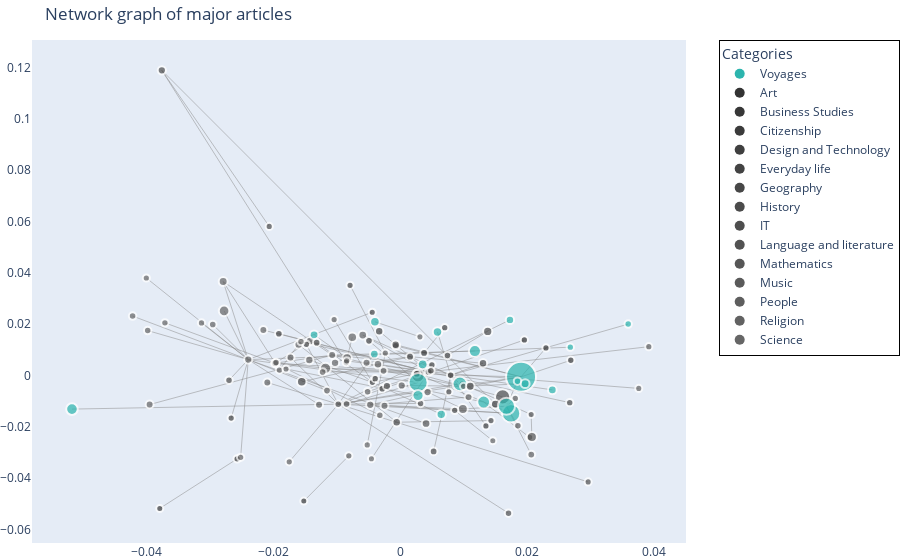

The notebook cell this image was saved under:
### Code cell
#TODO: merge avec l'autre

# Build network
G=build_article_network(paths_first_click,article_to_category, palette=palette_category_dict)
# Filter the network based on weight threshold. and top connections? see what we prefer
G=filter_network(G, weight_threshold=20)
#plot network
plot_article_network(G, palette_category_dict)

### Figure 1 — Plotly figure (JSON) as saved in the notebook; plotly's stock layout.template omitted (floating-point values rounded to 4 significant figures; data arrays with more than 128 entries replaced by an {"elided": "..."} marker saying what was removed)
{"data": [{"hoverinfo": "none", "line": {"color": "#888", "width": 0.5}, "mode": "lines", "showlegend": false, "type": "scatter", "x": {"elided": "369 float values"}, "y": {"elided": "369 float values"}}, {"hoverinfo": "text", "marker": {"color": {"elided": "136 str values"}, "line": {"width": 2}, "size": {"elided": "136 float values"}}, "mode": "markers", "showlegend": false, "text": {"elided": "136 str values"}, "type": "scatter", "x": {"elided": "136 float values"}, "y": {"elided": "136 float values"}}, {"marker": {"color": "#2CB5AE", "size": 10}, "mode": "markers", "name": "Voyages", "type": "scatter", "x": [null], "y": [null]}, {"marker": {"color": "#333333", "size": 10}, "mode": "markers", "name": "Art", "type": "scatter", "x": [null], "y": [null]}, {"marker": {"color": "#373737", "size": 10}, "mode": "markers", "name": "Business Studies", "type": "scatter", "x": [null], "y": [null]}, {"marker": {"color": "#3b3b3b", "size": 10}, "mode": "markers", "name": "Citizenship", "type": "scatter", "x": [null], "y": [null]}, {"marker": {"color": "#3f3f3f", "size": 10}, "mode": "markers", "name": "Design and Technology", "type": "scatter", "x": [null], "y": [null]}, {"marker": {"color": "#434343", "size": 10}, "mode": "markers", "name": "Everyday life", "type": "scatter", "x": [null], "y": [null]}, {"marker": {"color": "#474747", "size": 10}, "mode": "markers", "name": "Geography", "type": "scatter", "x": [null], "y": [null]}, {"marker": {"color": "#4b4b4b", "size": 10}, "mode": "markers", "name": "History", "type": "scatter", "x": [null], "y": [null]}, {"marker": {"color": "#4e4e4e", "size": 10}, "mode": "markers", "name": "IT", "type": "scatter", "x": [null], "y": [null]}, {"marker": {"color": "#525252", "size": 10}, "mode": "markers", "name": "Language and literature", "type": "scatter", "x": [null], "y": [null]}, {"marker": {"color": "#565656", "size": 10}, "mode": "markers", "name": "Mathematics", "type": "scatter", "x": [null], "y": [null]}, {"marker": {"color": "#5a5a5a", "size": 10}, "mode": "markers", "name": "Music", "type": "scatter", "x": [null], "y": [null]}, {"marker": {"color": "#5e5e5e", "size": 10}, "mode": "markers", "name": "People", "type": "scatter", "x": [null], "y": [null]}, {"marker": {"color": "#626262", "size": 10}, "mode": "markers", "name": "Religion", "type": "scatter", "x": [null], "y": [null]}, {"marker": {"color": "#666666", "size": 10}, "mode": "markers", "name": "Science", "type": "scatter", "x": [null], "y": [null]}], "layout": {"legend": {"bgcolor": "rgba(255, 255, 255, 0.5)", "bordercolor": "black", "borderwidth": 1, "title": {"text": "Categories"}, "x": 1.05, "y": 1}, "margin": {"b": 0, "l": 0, "r": 0, "t": 40}, "showlegend": true, "title": {"text": "Network graph of major articles"}, "xaxis": {"showgrid": false, "zeroline": false}, "yaxis": {"showgrid": false, "zeroline": false}}}
